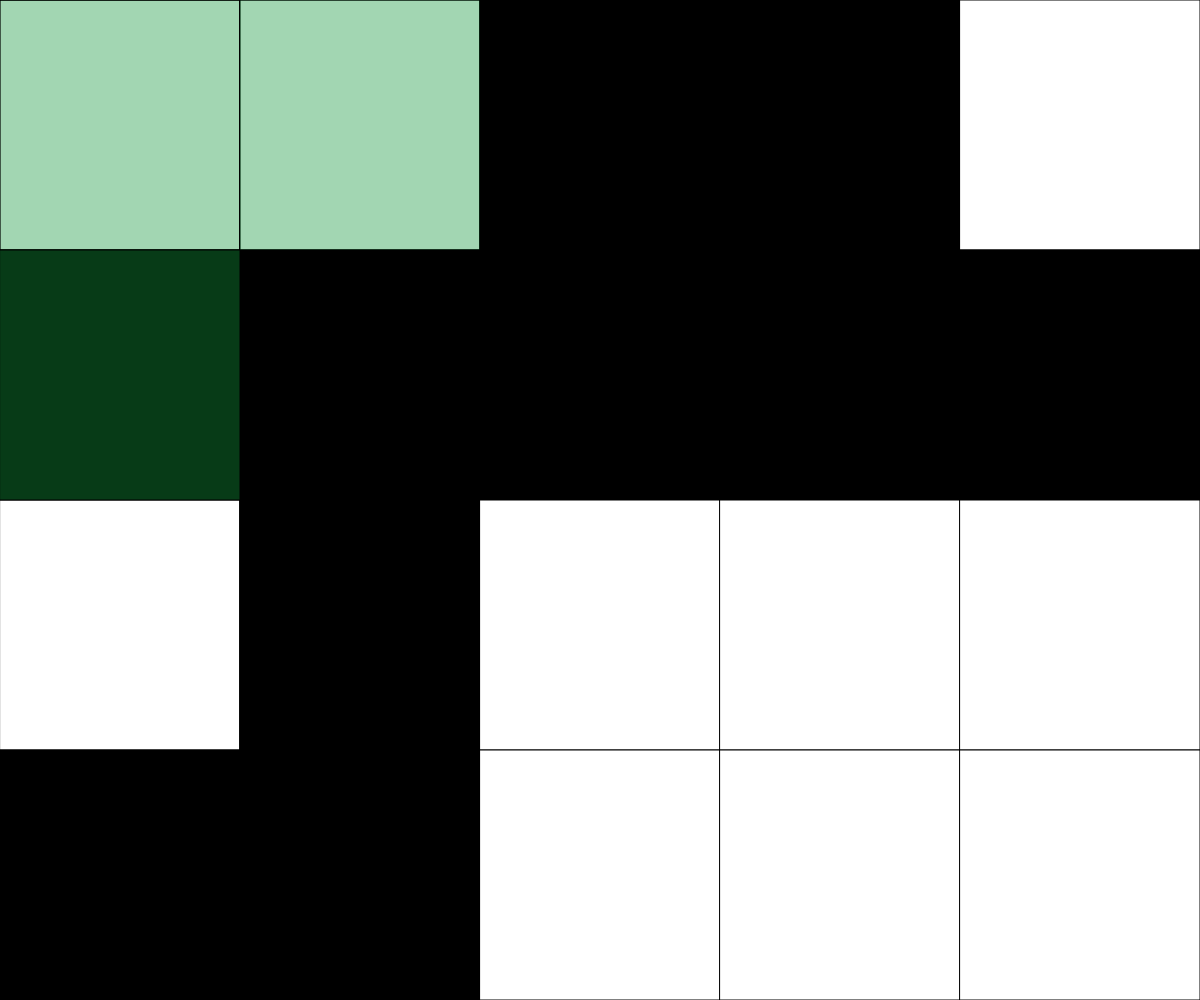
Frame 1 (no input)
Frame 60 (no input): identical to frame 1, image omitted
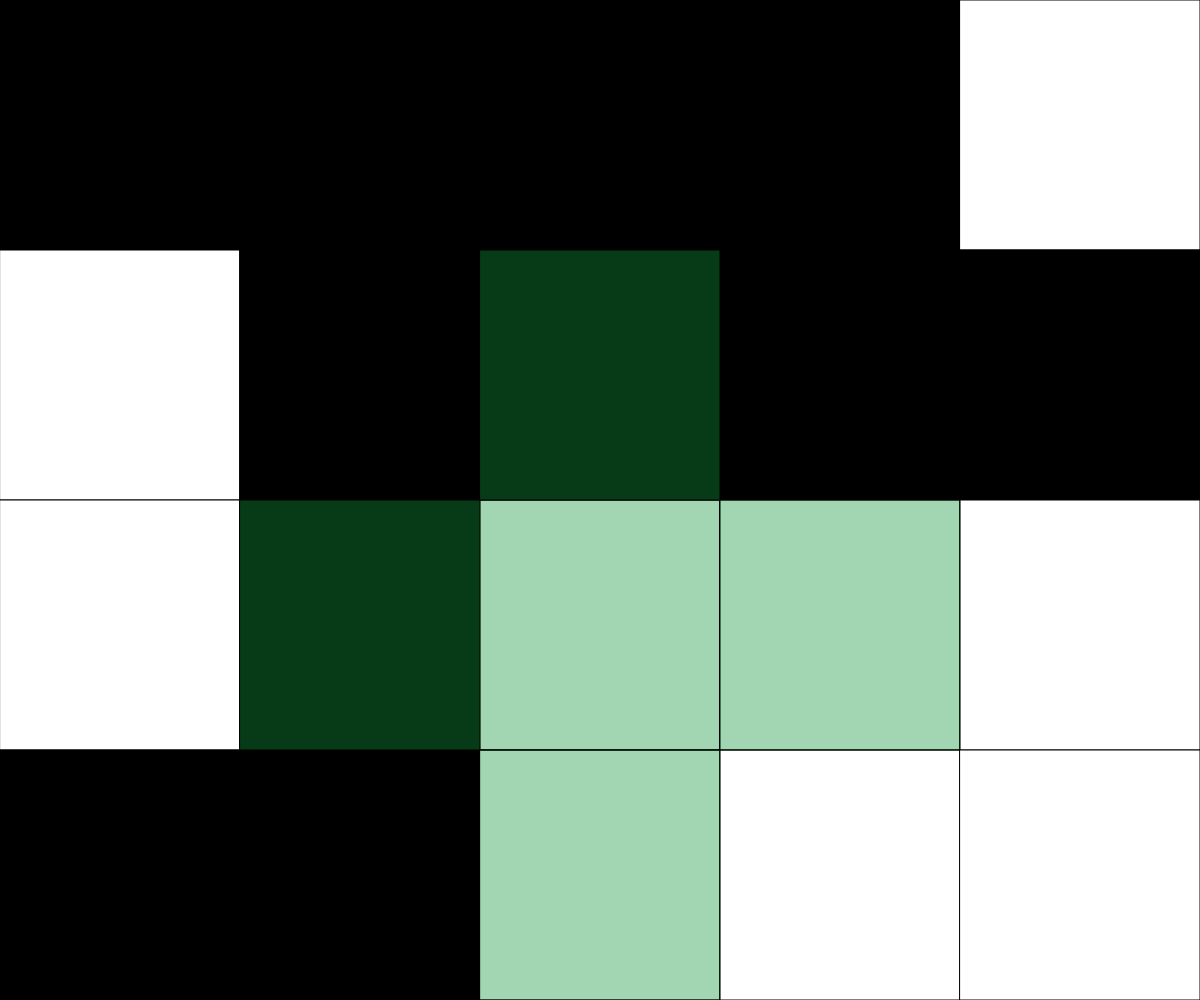
Frame 120 (the mouse pressed at the canvas centre since frame 60)

The p5.js sketch that drew these frames (run headless with seeded random() and noise() and a simulated clock; from frame 60 on, the mouse is pressed at the canvas centre):

// p5.js sketch
// ── sketch.js
// puzzzle game
// Gavin Stewart
// Oct. 29 2024
// puzzle game made with 2d arrays with the goal of getting all white or all black squares

let NUM_ROWS = 4;
let NUM_COLS = 5;
let rectWidth, rectHeight;
let currentRow, currentCol;
let gridData = [[0, 0, 0, 0, 0],
[0, 0, 0, 0, 0],
[0, 255, 0, 0, 0],
[255, 255, 255, 0, 0]];
let winValue; // variable to check if I won


function setup() {
  // Determine the size of each square. Could use windowHeight,windowHeight  for Canvas to keep a square aspect ratio
  createCanvas(windowWidth, windowHeight);
  rectWidth = width / NUM_COLS;
  rectHeight = height / NUM_ROWS;
  textAlign(CENTER, CENTER);
  randomBoard();
}

function draw() {
  if (abs(winValue) === NUM_COLS * NUM_ROWS) { //puts up the win screen and has a rest function
    background(220);
    textSize(200);
    fill(0);
    text("YOU WIN!", width/2, height/2);
    textSize(50); 
    text("press r to reset", width/2, height/2 + 100);  
    if(keyIsPressed && key === "r") {
      winValue = 0;
      randomBoard();
    }
  }
  else{
    background(220);
    determineActiveSquare();   //figure out which tile the mouse cursor is over
    drawGrid();   //render the current game board to the screen (and the overlay)
    winCondition();
    overlay(currentCol, currentRow);
  } 
              
}



function mousePressed() {
  // cross-shaped pattern flips on a mouseclick. Boundary conditions are checked within the flip function to ensure in-bounds access for array
  if (keyIsPressed && keyCode === SHIFT) { // cheater mode using shift
    flip(currentCol, currentRow);
  }
  else if(keyIsPressed && key === " "){ // square mode using space
    flip(currentCol, currentRow);
    flip(currentCol + 1, currentRow);
    flip(currentCol + 1, currentRow + 1);
    flip(currentCol, currentRow + 1);
  }
  else {
    flip(currentCol, currentRow);
    flip(currentCol - 1, currentRow);
    flip(currentCol + 1, currentRow);
    flip(currentCol, currentRow - 1);
    flip(currentCol, currentRow + 1);
  }
}

function flip(col, row) {
  // given a column and row for the 2D array, flip its value from 0 to 255 or 255 to 0
  // conditions ensure that the col and row given are valid and exist for the array. If not, no operations take place.
  if (col >= 0 && col < NUM_COLS) {
    if (row >= 0 && row < NUM_ROWS) {
      if (gridData[row][col] === 0) gridData[row][col] = 255;
      else gridData[row][col] = 0;
    }
  }
}

function randomBoard(){ // resets with a new random board
  for (let x = 0; x < NUM_COLS; x++) {
    for (let y = 0; y < NUM_ROWS; y++) {
      gridData[y][x] = round(random(0,1))*255;
    }
  }
}
function overlay(col, row){ // overlays green rectangle over the spots that will change
  fill(20, 150, 60, 100);
  if (keyIsPressed && keyCode === SHIFT) { // cheater
    rect(col*rectWidth, row*rectHeight, rectWidth, rectHeight);
  }
  else if(keyIsPressed && key === " "){ //square
    rect(col*rectWidth, row*rectHeight, rectWidth, rectHeight);
    rect((col+1)*rectWidth, row*rectHeight, rectWidth, rectHeight);
    rect((col+1)*rectWidth, (row+1)*rectHeight, rectWidth, rectHeight);
    rect(col*rectWidth, (row+1)*rectHeight, rectWidth, rectHeight);
  }
  else{ // cross
    rect(col*rectWidth, row*rectHeight, rectWidth, rectHeight);
    rect((col-1)*rectWidth, row*rectHeight, rectWidth, rectHeight);
    rect((col+1)*rectWidth, row*rectHeight, rectWidth, rectHeight);
    rect(col*rectWidth, (row+1)*rectHeight, rectWidth, rectHeight);
    rect(col*rectWidth, (row-1)*rectHeight, rectWidth, rectHeight);
  }
  

}

function determineActiveSquare() {
  // An expression to run each frame to determine where the mouse currently is.
  currentRow = int(mouseY / rectHeight);
  currentCol = int(mouseX / rectWidth);
}

function drawGrid() {
  // Render a grid of squares - fill color set according to data stored in the 2D array
  for (let x = 0; x < NUM_COLS; x++) {
    for (let y = 0; y < NUM_ROWS; y++) {
      fill(gridData[y][x]);
      rect(x * rectWidth, y * rectHeight, rectWidth, rectHeight);
    }
  }
}

function winCondition() { // checks if I have one by add ing 1 per white and subtract 1 per black rectangles
  winValue = 0;
  for (let x = 0; x < NUM_COLS; x++) {
    for (let y = 0; y < NUM_ROWS; y++) {
      if (gridData[y][x] === 0) winValue += 1;
      else winValue -= 1;
    }
  }

}
